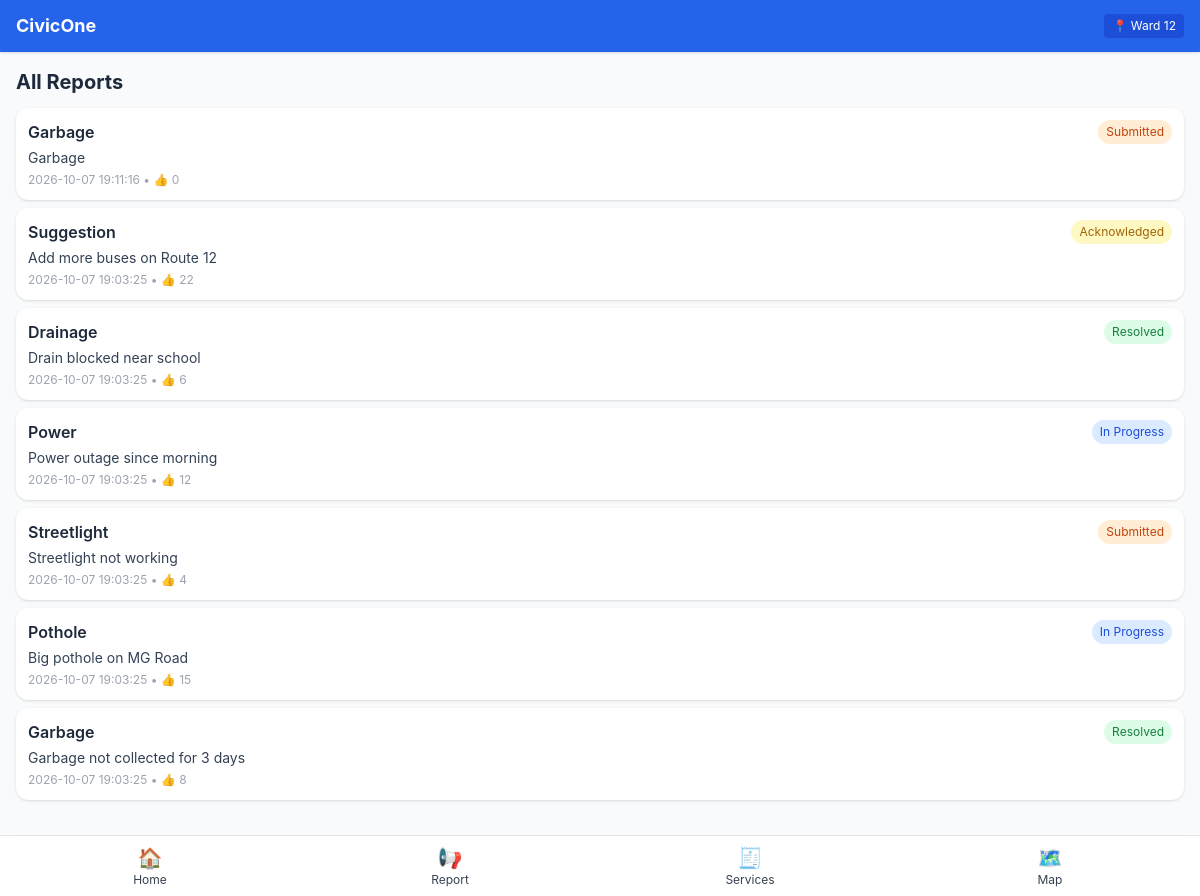
The page /reports on the database as committed earlier.
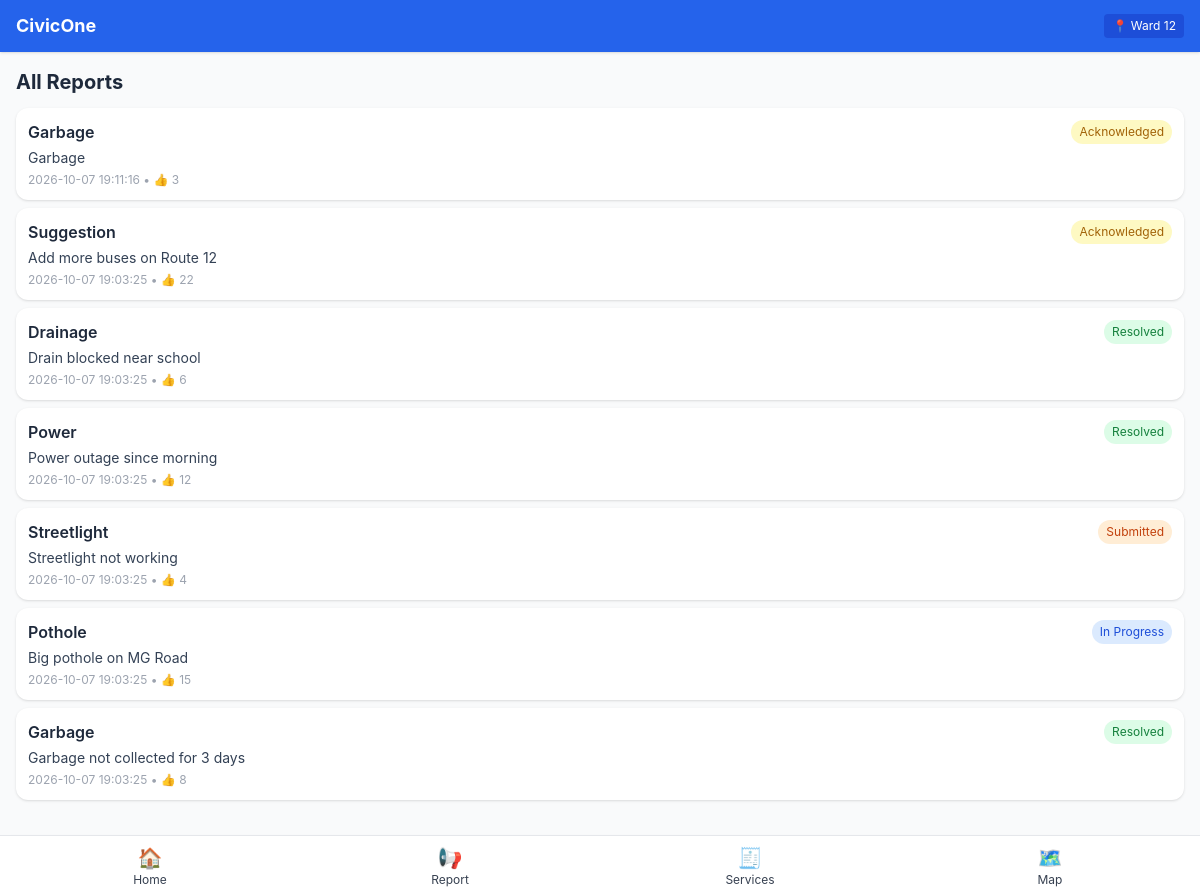
The same page on the database as committed later.
### tables this page shows
CREATE TABLE report (
  id INTEGER PRIMARY KEY AUTOINCREMENT,
  category TEXT NOT NULL,
  title TEXT NOT NULL,
  description TEXT,
  photo TEXT,
  resolution_photo TEXT,
  lat REAL,
  lng REAL,
  ward TEXT DEFAULT 'Ward 12',
  status TEXT DEFAULT 'Submitted',
  upvotes INTEGER DEFAULT 0,
  created_at TIMESTAMP DEFAULT CURRENT_TIMESTAMP
);

### app.py (the view)
@app.route("/reports")
def reports():
    db = get_db()
    rows = db.execute("SELECT * FROM report ORDER BY id DESC").fetchall()
    db.close()
    return render_template("reports.html", reports=rows)

### app.py (called while the page is built)
@app.template_filter("status_class")
def status_class_filter(status):
    if status == "Resolved":
        return "bg-green-100 text-green-700"
    if status == "In Progress":
        return "bg-blue-100 text-blue-700"
    if status == "Acknowledged":
        return "bg-yellow-100 text-yellow-700"
    if status == "Rejected":
        return "bg-red-100 text-red-700"
    return "bg-orange-100 text-orange-700"

def get_db():
    conn = sqlite3.connect(DB_PATH)
    conn.row_factory = sqlite3.Row
    return conn

### templates/reports.html
{% extends "base_mobile.html" %}
{% block content %}
<div class="p-4">
  <h2 class="text-xl font-bold text-slate-800 mb-3">All Reports</h2>
  <div class="space-y-2">
    {% for r in reports %}
    <a href="/reports/{{ r.id }}" class="block bg-white p-3 rounded-xl shadow">
      <div class="flex justify-between items-start">
        <span class="font-semibold capitalize text-slate-800">{{ r.category }}</span>
        <span class="text-xs px-2 py-1 rounded-full {{ status_class(r.status) }}">{{ r.status }}</span>
      </div>
      <div class="text-sm text-slate-700 mt-1">{{ r.title }}</div>
      <div class="text-xs text-gray-400 mt-1">{{ r.created_at }} • 👍 {{ r.upvotes }}</div>
    </a>
    {% endfor %}
  </div>
</div>
{% endblock %}

### templates/base_mobile.html (shortened to what this page needs)
<!DOCTYPE html>
<html lang="en">
<head>
<script src="https://cdn.tailwindcss.com"></script>
<link rel="stylesheet" href="https://unpkg.com/leaflet@1.9.4/dist/leaflet.css"/>
</head>
<body class="bg-gray-50 pb-20">
<div class="bg-blue-600 text-white px-4 py-3 flex justify-between items-center sticky top-0 z-50 shadow">
  <a href="/" class="font-bold text-lg">CivicOne</a>
  <div class="text-xs bg-blue-700 px-2 py-1 rounded">📍 Ward 12</div>
</div>
<nav class="fixed bottom-0 left-0 right-0 bg-white border-t flex justify-around py-2 z-50 shadow-lg">
  <a href="/" class="text-center text-xs text-gray-700 flex-1">
    <div class="text-xl">🏠</div>Home
  </a>
  <a href="/report/new" class="text-center text-xs text-gray-700 flex-1">
    <div class="text-xl">📢</div>Report
  </a>
  <a href="/services" class="text-center text-xs text-gray-700 flex-1">
    <div class="text-xl">🧾</div>Services
  </a>
  <a href="/map" class="text-center text-xs text-gray-700 flex-1">
    <div class="text-xl">🗺️</div>Map
  </a>
</nav>
{% block content %}{% endblock %}
</body>
</html>

### templates/base_mobile.html (style rules this page uses)
body { font-family: -apple-system, BlinkMacSystemFont, "Segoe UI", Roboto, sans-serif; }

Rows that differ between the two databases and show on the page:
changed report (number 1 of 7 on the later page): status "Submitted" → "Acknowledged"; upvotes "0" → "3"
changed report "Power": status "In Progress" → "Resolved"
